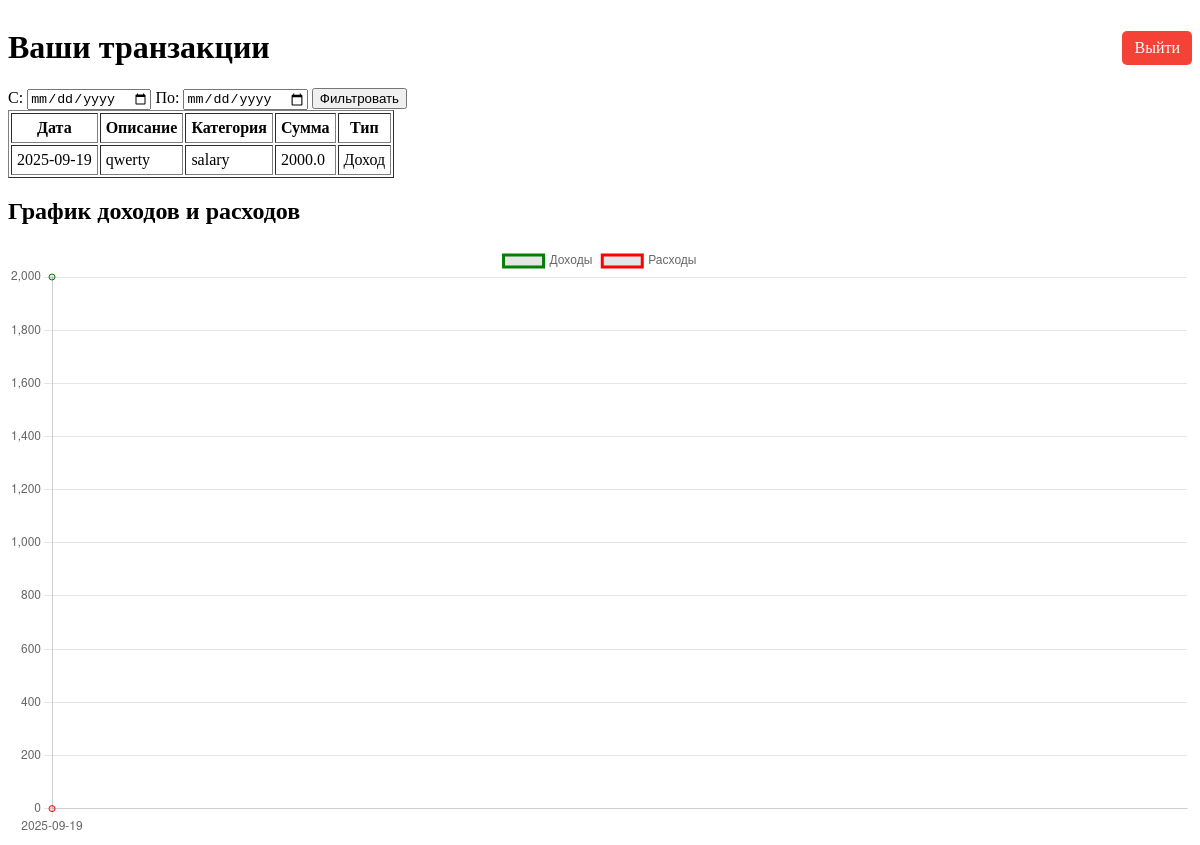
The page /user (signed in) on the database as committed earlier.
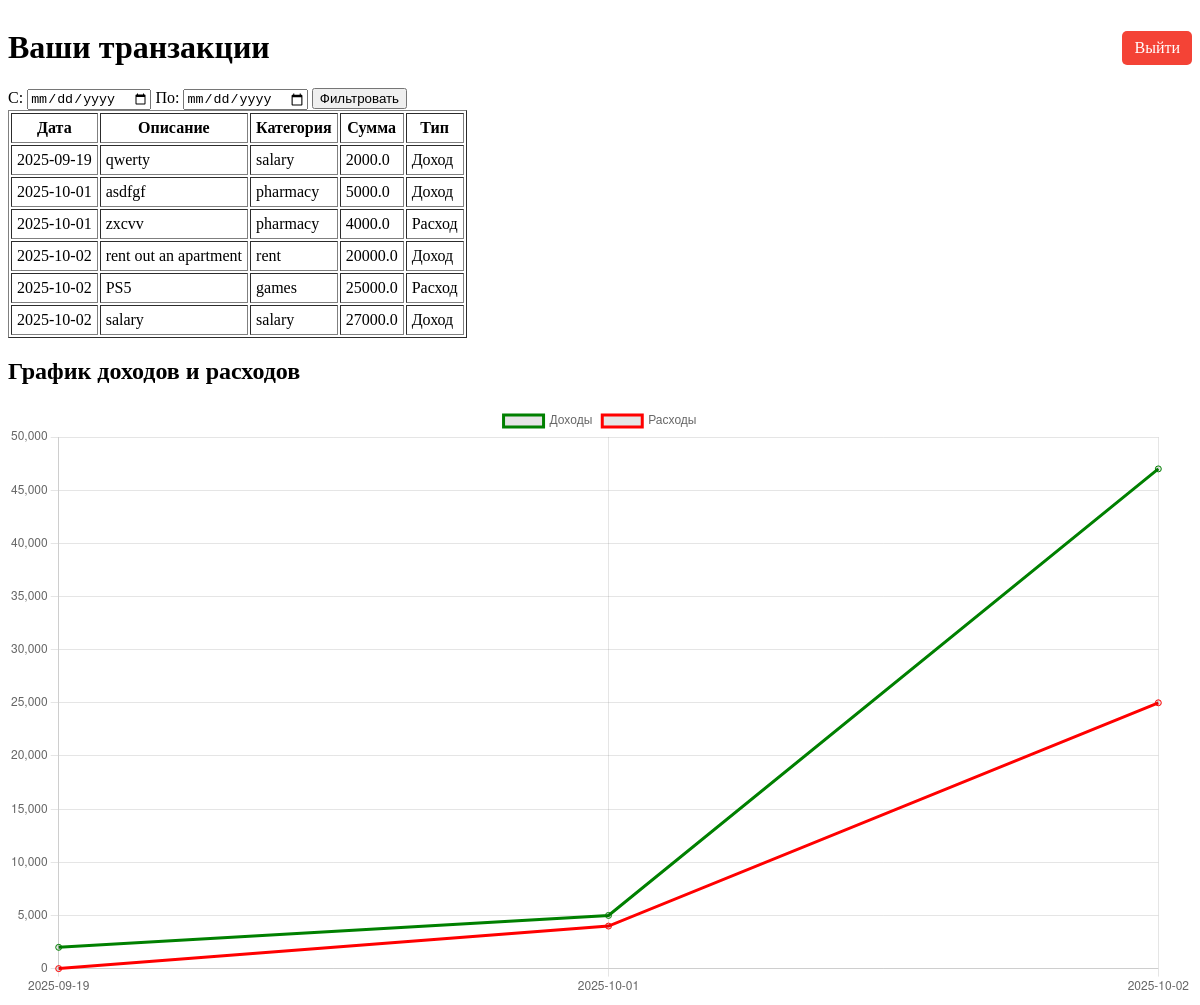
The same page on the database as committed later.
### models.py (models this page shows)
class Transaction(Base):
    __tablename__ = 'transaction'
    id = Column(Integer, primary_key=True)
    description = Column(String(100))
    category_id = Column(Integer, ForeignKey('category.id', ondelete='CASCADE'))
    owner_id = Column(Integer, ForeignKey('user.id', ondelete='CASCADE'))
    category_type = Column(Integer)
    date = Column(DateTime)
    amount = Column(REAL)
    category = relationship('Category')
    owner = relationship('User')

class Category(Base):
    __tablename__ = 'category'
    id = Column(Integer, primary_key=True)
    category_name = Column(String(50))
    owner_id = Column(Integer, ForeignKey('user.id', ondelete='CASCADE'))
    owner = relationship('User')

### app.py (the view)
@app.route('/user', methods=['GET'])
def user_handler():
    if 'user_id' not in session:
        return redirect('/login')
    date_from = request.args.get('date_from')
    date_to = request.args.get('date_to')
    query = select(models.Transaction).filter_by(owner_id=session['user_id'])
    if date_from:
        query = query.filter(models.Transaction.date >= datetime.strptime(date_from, '%Y-%m-%d'))
    if date_to:
        query = query.filter(models.Transaction.date <= datetime.strptime(date_to, '%Y-%m-%d'))
    transactions = db_session.execute(
        query.join(models.Category, models.Transaction.category_id == models.Category.id)
             .options(selectinload(models.Transaction.category))
    ).scalars().all()
    chart_data = {}
    for t in transactions:
        date_str = t.date.strftime("%Y-%m-%d")
        if date_str not in chart_data:
            chart_data[date_str] = {"income": 0, "spend": 0}
        if t.category_type == INCOME:
            chart_data[date_str]["income"] += t.amount
        else:
            chart_data[date_str]["spend"] += t.amount
    labels = list(chart_data.keys())
    incomes = [chart_data[d]["income"] for d in labels]
    spends = [chart_data[d]["spend"] for d in labels]
    return render_template(
        "user_dashboard.html",
        transactions=transactions,
        date_from=date_from,
        date_to=date_to,
        labels=labels,
        incomes=incomes,
        spends=spends
    )

### app.py (called while the page is built)
@app.teardown_appcontext
def shutdown_session(exception=None):
    db_session.remove()

### templates/user_dashboard.html (shortened to what this page needs)
<!DOCTYPE html>
<html lang="ru">
<head>
</head>
<body>
    <div style="display: flex; justify-content: space-between; align-items: center;">
        <h1>Ваши транзакции</h1>
        <a href="{{ url_for('logout') }}"
           style="padding: 8px 12px; background: #f44336; color: white; text-decoration: none; border-radius: 5px;">
           Выйти
        </a>
    </div>
    <form method="get" action="{{ url_for('user_handler') }}">
        <label>С:
            <input type="date" name="date_from" value="{{ date_from or '' }}">
        </label>
        <label>По:
            <input type="date" name="date_to" value="{{ date_to or '' }}">
        </label>
        <button type="submit">Фильтровать</button>
    </form>
    <table border="1" cellpadding="5">
        <tr>
            <th>Дата</th>
            <th>Описание</th>
            <th>Категория</th>
            <th>Сумма</th>
            <th>Тип</th>
        </tr>
        {% for t in transactions %}
        <tr>
            <td>{{ t.date.strftime("%Y-%m-%d") }}</td>
            <td>{{ t.description }}</td>
            <td>{{ t.category.category_name }}</td>
            <td>{{ t.amount }}</td>
            <td>
                {% if t.category_type == 1 %}
                    Расход
                {% else %}
                    Доход
                {% endif %}
            </td>
        </tr>
        {% else %}
        <tr>
            <td colspan="5">Нет транзакций за выбранный период</td>
        </tr>
        {% endfor %}
    </table>
    <h2>График доходов и расходов</h2>
    <canvas id="financeChart"></canvas>
    <script>
        const ctx = document.getElementById('financeChart').getContext('2d');
        new Chart(ctx, {
            type: 'line',
            data: {
                labels: {{ labels|tojson }},
                datasets: [
                    {
                        label: 'Доходы',
                        data: {{ incomes|tojson }},
                        borderColor: 'green',
                        fill: false
                    },
                    {
                        label: 'Расходы',
                        data: {{ spends|tojson }},
                        borderColor: 'red',
                        fill: false
                    }
                ]
            },
            options: {
                responsive: true,
                plugins: {
                    legend: {
                        position: 'top',
                    }
                },
                scales: {
                    y: {
                        beginAtZero: true
                    }
                }
            }
        });
    </script>
</body>
</html>

Rows that differ between the two databases and show on the page:
added Transaction: date "2025-10-01", description "asdfgf", category.category_name "pharmacy", amount "5000.0", category_type "Доход"
added Transaction: date "2025-10-01", description "zxcvv", category.category_name "pharmacy", amount "4000.0", category_type "Расход"
added Transaction: date "2025-10-02", description "rent out an apartment", category.category_name "rent", amount "20000.0", category_type "Доход"
added Transaction: date "2025-10-02", description "PS5", category.category_name "games", amount "25000.0", category_type "Расход"
added Transaction: date "2025-10-02", description "salary", category.category_name "salary", amount "27000.0", category_type "Доход"
Other text that changed with them:
chart data {{ labels|tojson }}: ["2025-09-19"] → ["2025-09-19", "2025-10-01", "2025-10-02"]
chart data {{ incomes|tojson }}: [2000.0] → [2000.0, 5000.0, 47000.0]
chart data {{ spends|tojson }}: [0] → [0, 4000.0, 25000.0]
